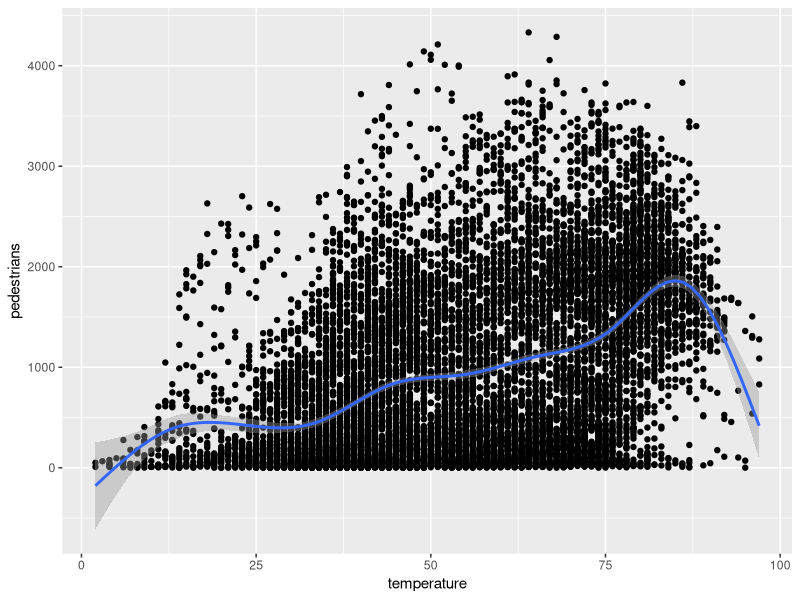
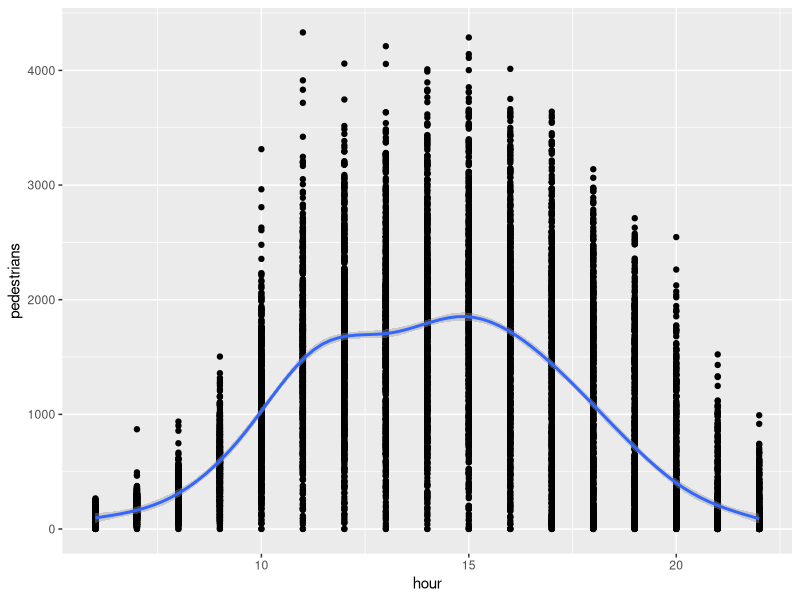
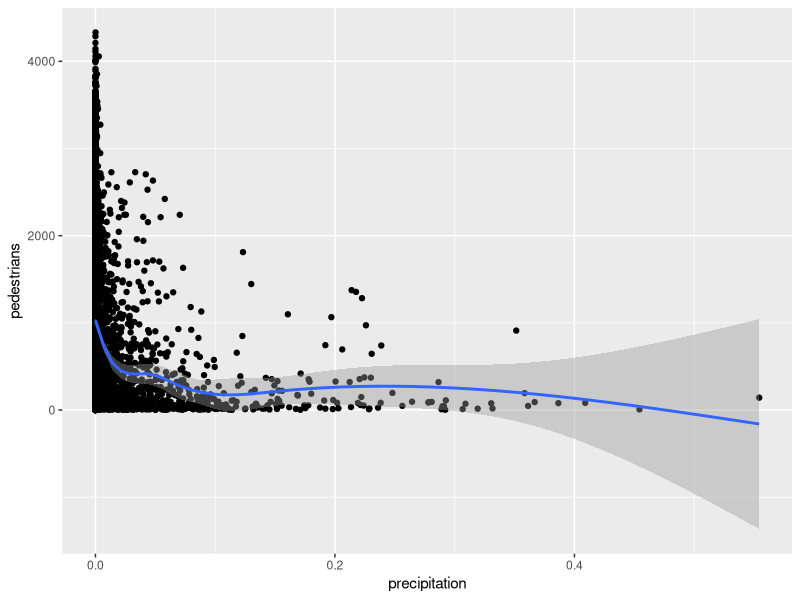
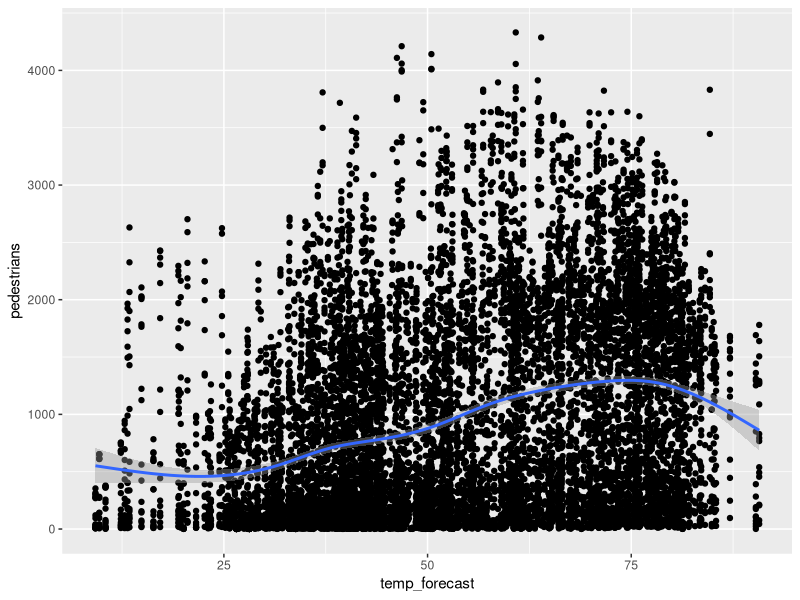
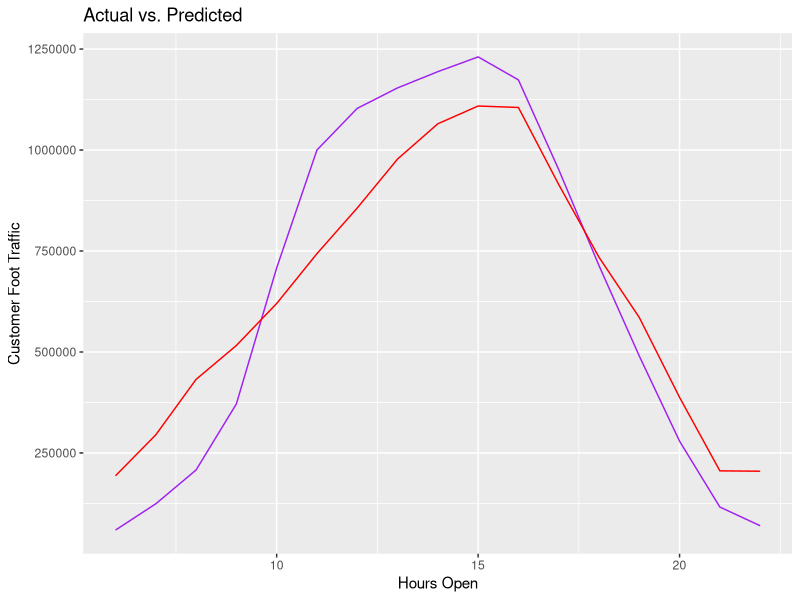
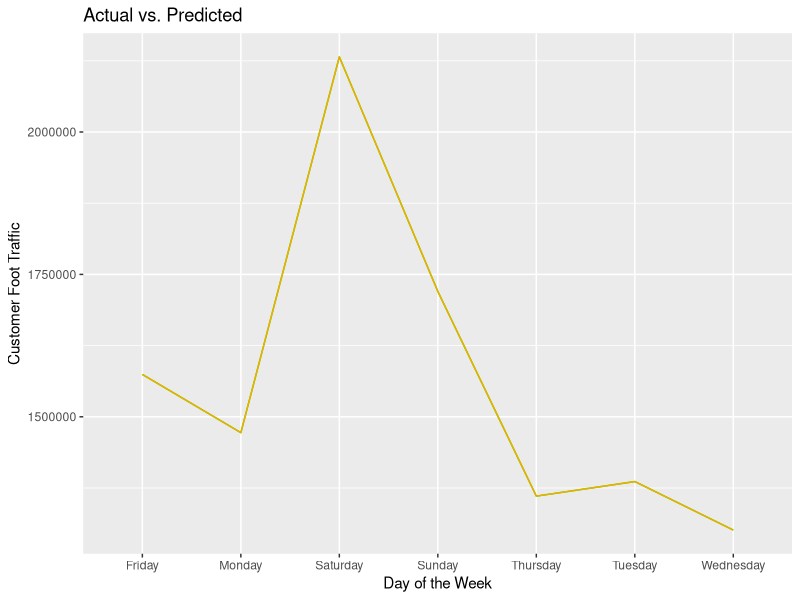
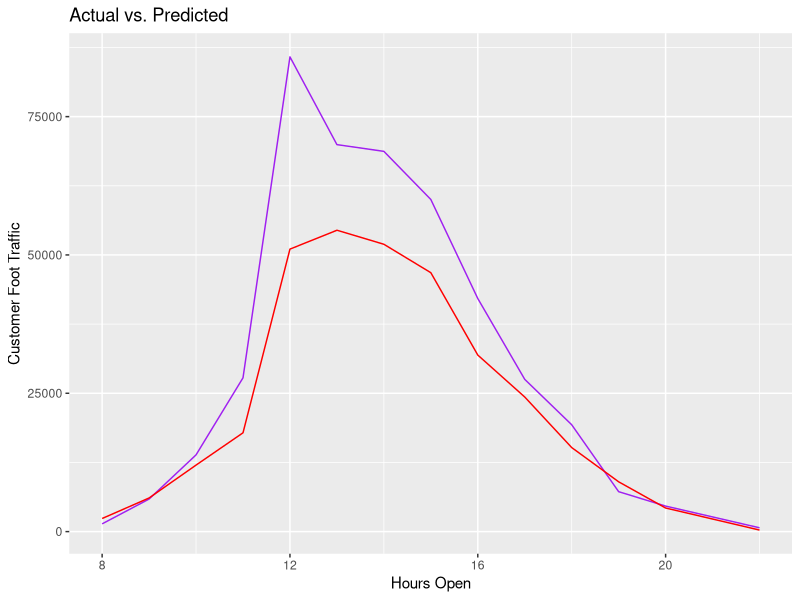
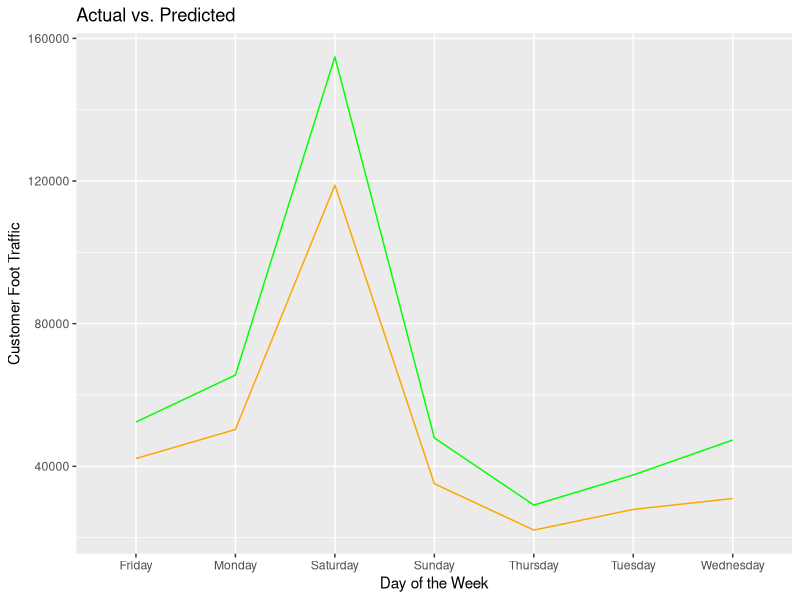

R code for these plots, in order:
## ---- chunk 1
library(dplyr)
library(ggplot2)
ped<- read.csv("pedestrian.csv")
head(ped)
str(ped)

## ---- chunk 2

ped$weather<- as.factor(ped$weather)
ped$weekday<- as.factor(ped$weekday)
head(ped)
str(ped)

## ---- chunk 3

ped.aov<- aov(pedestrians~.,data=ped)
summary(ped.aov)

## ---- chunk 4
# checking continuous variables

cont<- select_if(ped, is.numeric)
summary(cont)

## ---- chunk 5
# Visualizing Variables vs Pedestrians data 
library(ggplot2)

ggplot(ped, aes(temperature, pedestrians)) +geom_point() +  geom_smooth()
ggplot(ped, aes(hour, pedestrians)) +geom_point() +  geom_smooth()
ggplot(ped, aes(precipitation, pedestrians)) +geom_point() +  geom_smooth()
ggplot(ped, aes(temp_forecast, pedestrians)) +geom_point() +  geom_smooth()

## ---- chunk 6

# splitting data 

training<- ped %>% dplyr::sample_frac(0.8)
dim(training)

testing<- dplyr::anti_join(ped, training, by='pedestrians')
dim(testing)
## ---- chunk 7

# modeling data

mod<- glm(pedestrians ~ ., data= training, family = poisson(link="log"))
summary(mod)
coef(mod)

## ---- chunk 8
# running predictions of testing data. 

testing$predictions<- predict(mod, newdata=testing, type="response",se.fit=FALSE)
head(testing)

## ---- chunk 9


mod2<- glm(pedestrians~.,family= poisson(link = "log"), data = ped )
summary(ped)

ped$predicted<- predict(mod2, data= ped, type="response")
head(ped)

## ---- chunk 10
ped %>% 
  group_by(hour) %>% 
  summarise(sum(pedestrians))

ped %>%
  group_by(weekday) %>%
  summarise(sum(pedestrians))
## ---- chunk 11

ped %>%
  group_by(hour) %>% 
  summarise(Actual = sum(pedestrians),
            Predicted = sum(predicted)) %>% 
  ggplot(aes(x = hour)) +
        geom_line(aes(y = `Actual`), color = "purple", group = 1)+
        geom_line(aes(y = `Predicted`), color = "red", group = 1) + labs(title= "Actual vs. Predicted", x= "Hours Open", y= "Customer Foot Traffic")


ped %>%
  group_by(weekday) %>% 
  summarise(Actual = sum(pedestrians),
            Predicted = sum(predicted)) %>% 
  ggplot(aes(x = weekday)) +
        geom_line(aes(y = `Actual`), color = "green", group = 1)+
        geom_line(aes(y = `Predicted`), color = "orange", group = 1) + labs(title= "Actual vs. Predicted", x= "Day of the Week", y= "Customer Foot Traffic")



## ---- chunk 12

testing %>% 
  group_by(hour) %>% 
  summarise(sum(pedestrians))

testing %>%
  group_by(weekday) %>%
  summarise(sum(pedestrians))

testing %>%
  group_by(hour) %>% 
  summarise(Actual = sum(pedestrians),
            Predicted = sum(predictions)) %>% 
  ggplot(aes(x = hour)) +
        geom_line(aes(y = `Actual`), color = "purple", group = 1)+
        geom_line(aes(y = `Predicted`), color = "red", group = 1) + labs(title= "Actual vs. Predicted", x= "Hours Open", y= "Customer Foot Traffic")

testing %>%
  group_by(weekday) %>% 
  summarise(Actual = sum(pedestrians),
            Predicted = sum(predictions)) %>% 
  ggplot(aes(x = weekday)) +
        geom_line(aes(y = `Actual`), color = "green", group = 1)+
        geom_line(aes(y = `Predicted`), color = "orange", group = 1) + labs(title= "Actual vs. Predicted", x= "Day of the Week", y= "Customer Foot Traffic")

